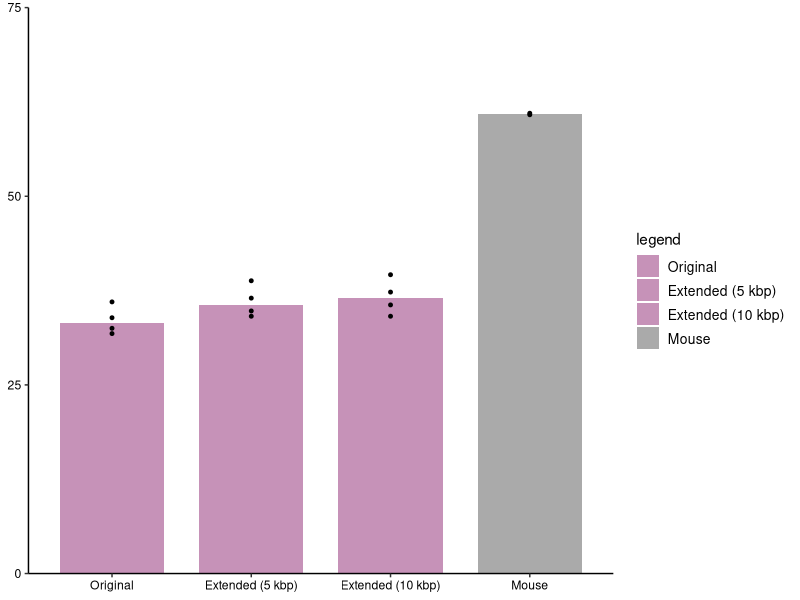

Write the R code that produced this figure.
## ---- chunk 1

library(dplyr)
library(tidyverse)

Mapping <- c(31.8, 32.5, 33.9, 36, 34.1, 34.8, 36.5, 38.8, 34.1, 35.6, 37.3, 39.6, 60.8, 61.0) # Reads mapped confidently to transcriptome
Label <- c("Original", "Original", "Original", "Original", "Extended (5 kbp)", "Extended (5 kbp)", "Extended (5 kbp)", "Extended (5 kbp)", 
           "Extended (10 kbp)", "Extended (10 kbp)", "Extended (10 kbp)", "Extended (10 kbp)", "Mouse", "Mouse")

df <- data.frame(Mapping, Label)
# df <- df %>%
#   pivot_longer(cols = c("Opossum", "Mouse"), names_to = "species", values_to = "density")
# df

## ---- chunk 2

df$Label <- factor(df$Label, levels = c("Original", "Extended (5 kbp)", "Extended (10 kbp)", "Mouse"))

p <- ggplot(df, aes(x = factor(Label, level = c("Original", "Extended (5 kbp)", "Extended (10 kbp)", "Mouse")), y = Mapping, fill = Label)) +
    geom_bar(stat = "summary", fun = "median", position = position_dodge(width = 0.8), width = 0.75) +
    geom_point(colour = "black", position = position_dodge(width = 0.8), size = 1) +
    scale_x_discrete(labels = c("Original", "Extended (5 kbp)", "Extended (10 kbp)", "Mouse")) +
    scale_y_continuous(breaks = c(0, 25, 50, 75), expand = c(0, 0), limits = c(0, 75)) +
    guides(fill = guide_legend(override.aes = list(shape = NA))) +
    theme_classic() + theme(axis.text = element_text(color = "black"), legend.text = element_text(size = 10)) + 
    labs(x = NULL, y = NULL, fill = NULL) + 
    scale_fill_manual("legend", values = c("Original" = "#c692b8", "Extended (5 kbp)" = "#c692b8", "Extended (10 kbp)" = "#c692b8", "Mouse" = "#aaaaaa"))

ggsave(file="E:/Opossum_Paper/Figure S1/Mapping_Percentage.svg", plot=p, width=3.5, height=3)

